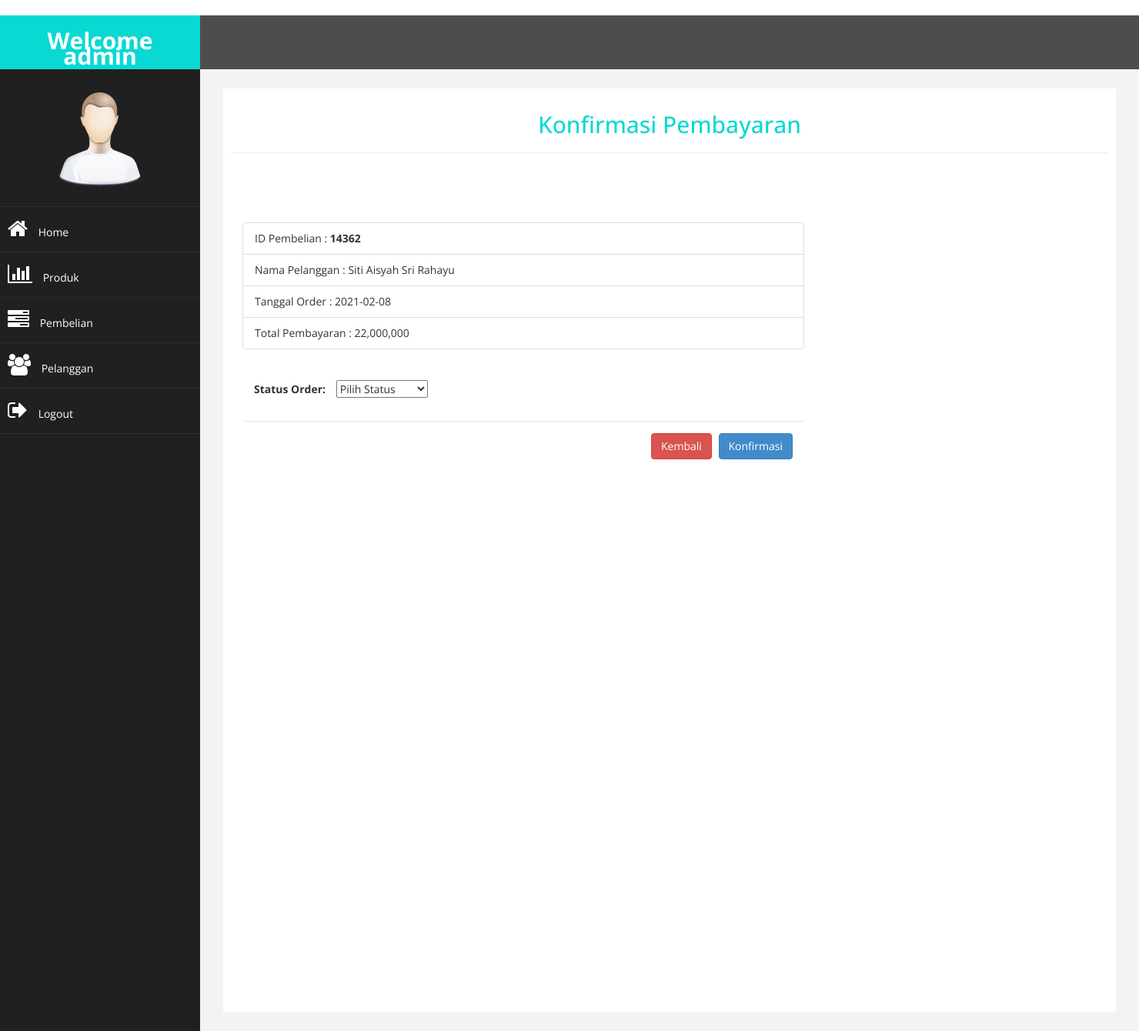
The page /admin/index.php?halaman=konfirmasipembelian&id=14362 (signed in) on the database its author committed.
### tables this page shows
CREATE TABLE `pembelian` (
  `id_pembelian` int(11) NOT NULL,
  `id_pelanggan` int(11) NOT NULL,
  `tanggal_pembelian` date NOT NULL,
  `status_pembelian` enum('Tidak Disetujui','Disetujui') NOT NULL,
  `total_pembelian` int(11) NOT NULL
);

CREATE TABLE `pelanggan` (
  `id_pelanggan` int(10) NOT NULL,
  `email_pelanggan` varchar(100) NOT NULL,
  `password_pelanggan` varchar(50) NOT NULL,
  `nama_pelanggan` varchar(100) NOT NULL,
  `telepon_pelanggan` varchar(25) NOT NULL,
  `alamat_pelanggan` text NOT NULL
);

### admin/konfirmasipembelian.php (the view, shortened to what this page needs)
<h2><center>Konfirmasi Pembayaran</center></h2>
<hr>
<div class="container">
    <?php $ambil=$koneksi->query("SELECT * FROM pembelian JOIN pelanggan ON pembelian.id_pelanggan = pelanggan.id_pelanggan WHERE pembelian.id_pembelian='$_GET[id]'");
    $pecah = $ambil->fetch_assoc();
     ?>
  <div class="row col-lg-8 offset-lg-2" style="margin-top: 70px;">
      <div class="card">
          <div class="card-block">
            <ul class="list-group">
              <li class="list-group-item">ID Pembelian : <b><?php echo $pecah['id_pembelian']; ?></b></li>
              <li class="list-group-item">Nama Pelanggan : <?php echo $pecah['nama_pelanggan']; ?></li>
              <li class="list-group-item">Tanggal Order : <?php echo $pecah['tanggal_pembelian']; ?></li>
              <li class="list-group-item">Total Pembayaran : <?php echo number_format($pecah['total_pembelian']); ?></li>
            </ul>
            <br>
            <form method="post">
              <div class="form-group">
                <label for="Status Order" style="margin-left: 15px; margin-right: 10px;"><b>Status Order: </b></label>
                <select class="form-group" name="status">
                  <option hidden > Pilih Status </option>
                </select>
              </div>
              <div class="modal-footer text-lg-center">
                <a class="btn btn-danger" href="index.php?halaman=pembelian">Kembali</a>
                <button class="btn btn-primary" name="konfirmasi">Konfirmasi</button>
              </div>
            </form>
          </div>
      </div>
  </div>
</div>

### admin/assets/css/custom.css (style rules this page uses)
body { font-family: 'Open Sans', sans-serif; }
h2 { color: #08D9D3; }

### rows shown on the page
pembelian: id_pembelian "14362", id_pelanggan.nama_pelanggan "Siti Aisyah Sri Rahayu", tanggal_pembelian "2021-02-08", total_pembelian "22,000,000"

### other values the page prints
$_SESSION['user'] "admin"
